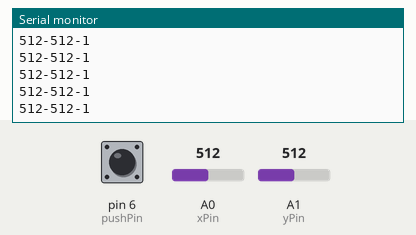
Simulated run of this sketch. Board: Arduino Uno, built with avr-gcc and run on an emulated ATmega328P. Shown: the last lines printed to the serial monitor. The test bench sets the inputs (shaded band); at power-on: A0 (xPin) = 512, A1 (yPin) = 512, pin 6 (pushPin) HIGH.

Above: at 1.2 s.
1.3 s: A0 (xPin) set to 716
At 2.4 s:
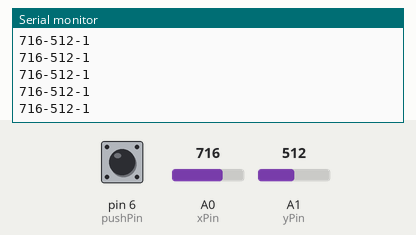
2.8 s: A1 (yPin) set to 716
At 3.6 s:
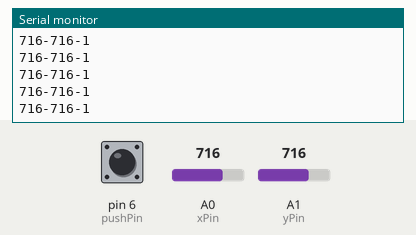
4.3 s: pin 6 (pushPin) pulled LOW for 0.15 s
5.9 s: A0 (xPin) set to 900
At 7.0 s:
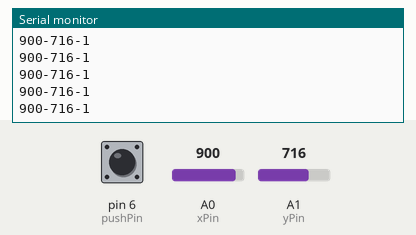
7.4 s: pin 6 (pushPin) pulled LOW for 1 s
At 8.3 s:
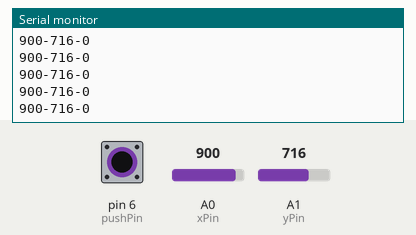
9.9 s: A1 (yPin) set to 900
At 10.9 s:
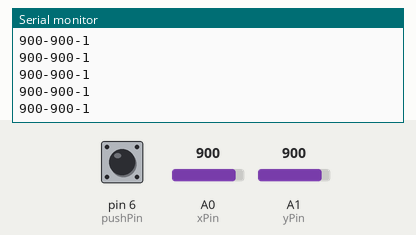
Timing chart, 0 to 12.4 s (numbered marks = the images above; inputs shaded):
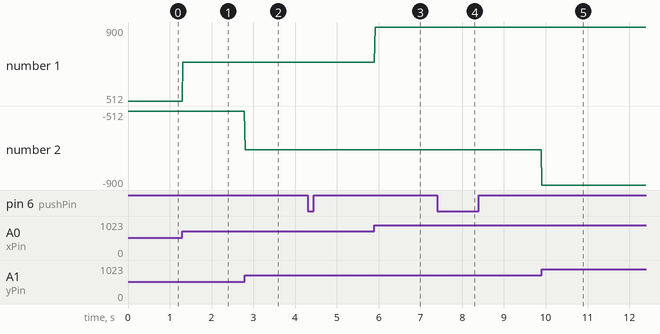

Measured:
- after the input at 1.3 s, the serial monitor: prints a new line at once (image 1)
- after the input at 2.8 s, the serial monitor: prints a new line at once (image 2)
- after the input at 5.9 s, the serial monitor: prints a new line at once (image 3)
- after the input at 7.4 s, the serial monitor: prints a new line at once (image 4)
- after the input at 9.9 s, the serial monitor: prints a new line at once (image 5)
- plotted number 1: 512 → 716 after the input at 1.3 s, 716 → 900 after the input at 5.9 s
- plotted number 2: -512 → -716 after the input at 2.8 s, -716 → -900 after the input at 9.9 s

The sketch:

sketch_jan05a.ino
```cpp
int pushPin = 6;         // potentiometer wiper (middle terminal) connected to analog pin 3
int xPin = 0;
int yPin = 1;
      // outside leads to ground and +5V
int valPush = HIGH;     // variable to store the value read
int valX = 0;
int valY = 0;
void setup()
{
  pinMode(pushPin,INPUT);
  Serial.begin(115200);         //  setup serial
  digitalWrite(pushPin,HIGH);
}

void loop()
{
  valX = analogRead(xPin);    // read the x input pin
  valY = analogRead(yPin);    // read the y input pin
  valPush = digitalRead(pushPin); // read the push button input pin
  Serial.println(String(valX)+"-"+String(valY)+"-"+String(valPush));
  delay(15);
 }
```
